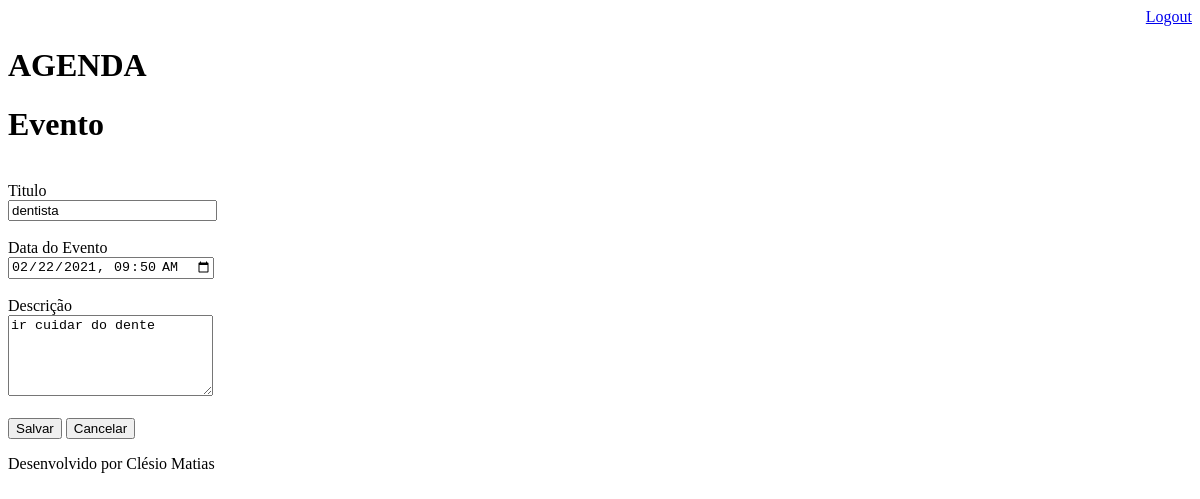
Before: /agenda/evento/?id=6 (signed in) with the older database file.
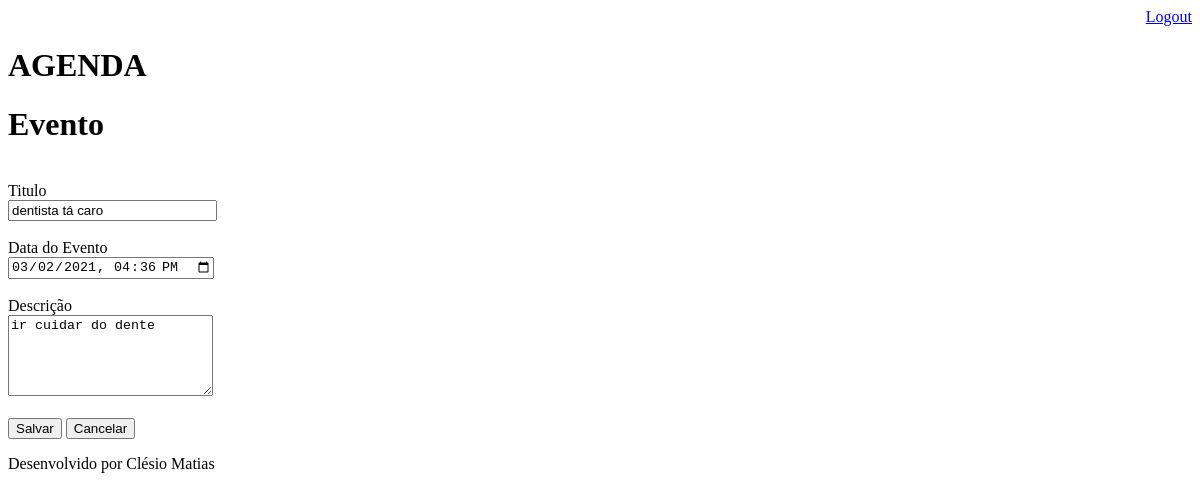
After: the same page with the newer database file.
### core/models.py (models this page shows, shortened)
class Evento(models.Model):
    titulo = models.CharField(max_length=50)
    descricao = models.TextField(blank = True, null=True)
    data_evento = models.DateTimeField(verbose_name='Data do Evento')
    data_criacao = models.DateTimeField(auto_now=True)
    usuario = models.ForeignKey(User, on_delete=models.CASCADE)
    class Meta:
          db_table = 'evento'
    def get_input_evento(self):
        return self.data_evento.strftime('%Y-%m-%dT%H:%M')

### core/views.py (the view)
# urls.py: path('agenda/evento/', views.evento),
@login_required(login_url='/login/')
def evento(request):
    id_evento = request.GET.get('id')
    dados = {}
    if id_evento:
        dados['evento']= Evento.objects.get(id=id_evento)
    return render(request, 'evento.html', dados)

### templates/evento.html (shortened to what this page needs)
{% extends 'model_page.html' %}
{% block content %}
    <h1>Evento</h1>
    <br>
    <form action="submit" method='POST'>{% csrf_token %}
    <label for="">Titulo</label><br>
    <input type="text" name='titulo'size = 23 value = '{{evento.titulo}}'><br><br>
    <label for="">Data do Evento</label><br>
    <input type="datetime-local" name='data_evento' value='{{evento.get_input_evento}}'><br><br>
    <label for="">Descrição</label><br>
    <textarea name='descricao' rows = 5 cols=23>{{evento.descricao}}</textarea><br><br>
    <button type='submit'>Salvar</button>
    <a href="/">
    <button type='button'>Cancelar</button>
    </a>
    </form>
{% endblock content %}

Changed rows visible on the page:
changed Evento "ir cuidar do dente": titulo "dentista" → "dentista tá caro"; data_evento "02/22/2021 09:50" → "03/02/2021 16:36"
